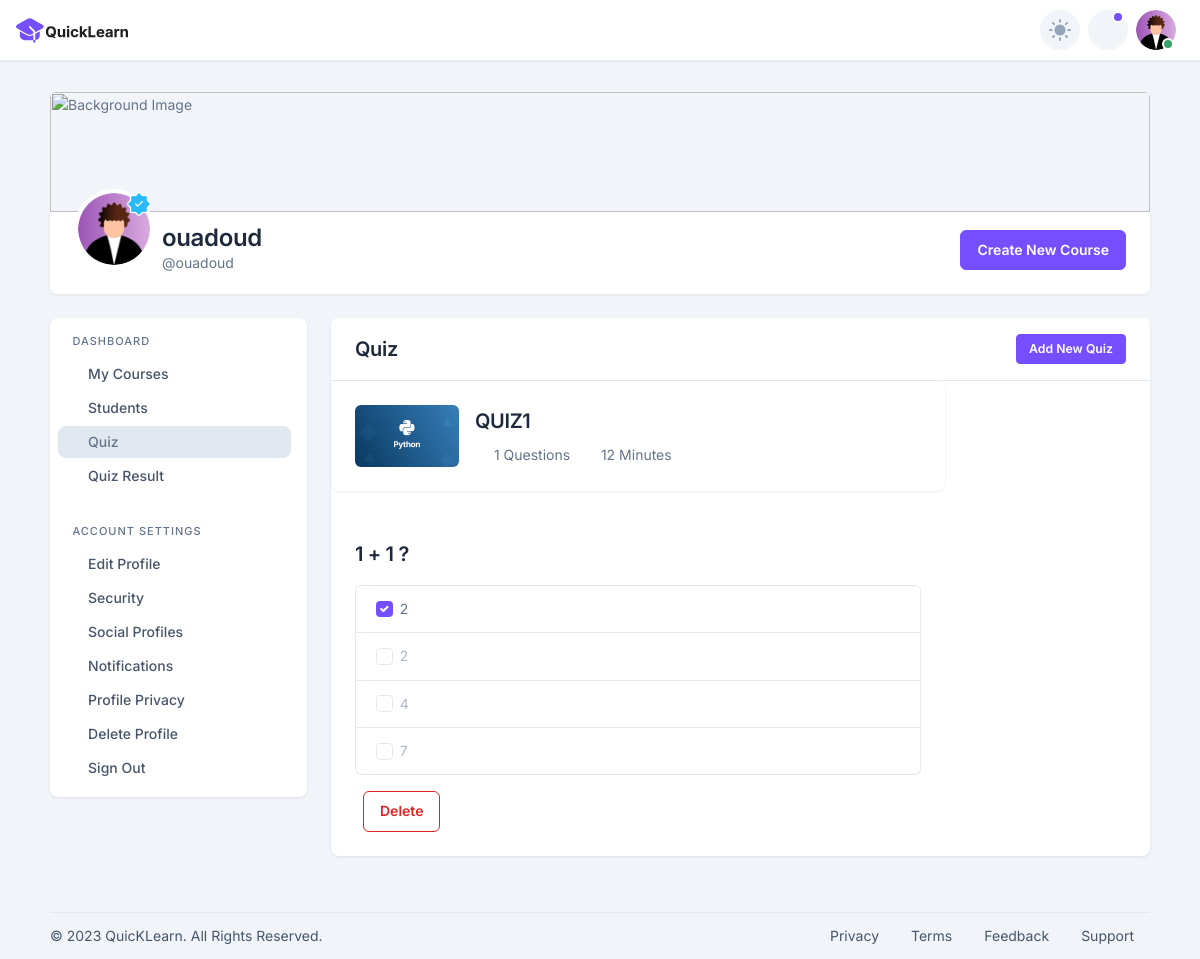
The page /quizpreview/37 (signed in) on the database its author committed.
### account/models.py (models this page shows, shortened)
class Account(AbstractBaseUser):
    email = models.EmailField(verbose_name="email", max_length=60, unique=True)
    username = models.CharField(max_length=30, unique=True)
    date_joined = models.DateTimeField(verbose_name="date joined", auto_now_add=True)
    last_login = models.DateTimeField(verbose_name="last login", auto_now=True)
    is_admin = models.BooleanField(default=False)
    is_active = models.BooleanField(default=True)
    is_staff = models.BooleanField(default=False)
    is_superuser = models.BooleanField(default=False)
    user_type = models.CharField(max_length=255, default="Student")
    first_name = models.CharField(max_length=30, null=True, blank=True)
    last_name = models.CharField(max_length=30, null=True, blank=True)
    phone = models.CharField(max_length=15, null=True, blank=True)
    address = models.CharField(max_length=255,default='')
    country = models.CharField(max_length=50,default='Morocco')
    picture = models.ImageField(upload_to='profile_pics', null=True, blank=True)
    USERNAME_FIELD = "email"
    REQUIRED_FIELDS = ["username", "user_type"]
    objects = MyAccountManager()

class Quiz(models.Model):
    course = models.ForeignKey(Course, on_delete=models.CASCADE)
    quiz_name = models.CharField(max_length=255,default="test quiz")
    quiz_duration = models.IntegerField(default=0)

class Course(models.Model):
    professor = models.ForeignKey(Professeur, on_delete=models.CASCADE, default=1)
    course_title = models.CharField(max_length=60 , unique=True)
    course_level = models.CharField(max_length=100)
    course_description = models.TextField()
    course_pdf = models.FileField(upload_to='pdfs/')
    video_url = models.URLField()
    cover_image = models.ImageField(upload_to='images/', blank=True)
    duration_hours = models.PositiveIntegerField(default=0)
    duration_minutes = models.PositiveIntegerField(default=0)
    created_date = models.DateTimeField(default=timezone.now)

class Question(models.Model):
    quiz = models.ForeignKey(Quiz, on_delete=models.CASCADE)
    question_text = models.CharField(max_length=255)

class Answer(models.Model):
    question = models.ForeignKey(Question, on_delete=models.CASCADE)
    response_text = models.CharField(max_length=255)
    is_correct = models.BooleanField(default=False)

### pages/views.py (the view)
# urls.py: path('quizpreview/<quiz_id>',views.quizpreview,name="quizpreview"),
def quizpreview(request,quiz_id):
    quiz = Quiz.objects.get(pk=quiz_id)
    context = {
        "quiz" : quiz
    }
    return render(request,'users/Professor/Quiz/quiz-preview.html',context)

### templates/users/Professor/Quiz/quiz-preview.html (shortened to what this page needs)
{% extends 'baseUser.html' %}
{% load static %}
{% block content %}
{% if demande_acces %}
<div class="alert alert-danger" role="alert">
  <h4 class="alert-heading">Please wait for approval</h4>
  <p>
    Your access request is currently pending approval. Once it's approved, you
    will be granted access.
  </p>
</div>
{% else %}
<main>
  <section class="pt-5 pb-5 animate__animated animate__fadeInUp">
    <div class="container">
      {% include 'parts/Professor-user-info.html' %}
      <div class="row mt-0 mt-md-4">
        <div class="col-lg-3 col-md-4 col-12">
          <nav
            class="navbar navbar-expand-md navbar-light shadow-sm mb-4 mb-lg-0 sidenav"
          >
            <div class="collapse navbar-collapse" id="sidenav">
              <div class="navbar-nav flex-column">
                <span class="navbar-header">Dashboard</span>
                <ul class="list-unstyled ms-n2 mb-4">
                  <li class="nav-item">
                    <a class="nav-link" href="{% url 'professordashbord' %}"
                      ><i class="fe fe-book nav-icon"></i>My Courses</a
                    >
                  </li>
                  <li class="nav-item">
                    <a class="nav-link" href="instructor-students.html"
                      ><i class="fe fe-user nav-icon"></i>Students</a
                    >
                  </li>
                  <li class="nav-item active">
                    <a class="nav-link" href="{% url 'quizhome' %}"
                      ><i class="fe fe-help-circle nav-icon"></i>Quiz</a
                    >
                  </li>
                  <li class="nav-item">
                    <a class="nav-link" href="instructor-quiz-result.html"
                      ><i class="fe fe-help-circle nav-icon"></i>Quiz Result</a
                    >
                  </li>
                </ul>
                <span class="navbar-header">Account Settings</span>
                <ul class="list-unstyled ms-n2 mb-0">
                  <li class="nav-item">
                    <a class="nav-link" href="profile-edit.html"
                      ><i class="fe fe-settings nav-icon"></i>Edit Profile</a
                    >
                  </li>
                  <li class="nav-item">
                    <a class="nav-link" href="security.html"
                      ><i class="fe fe-user nav-icon"></i>Security</a
                    >
                  </li>
                  <li class="nav-item">
                    <a class="nav-link" href="social-profile.html"
                      ><i class="fe fe-refresh-cw nav-icon"></i>Social
                      Profiles</a
                    >
                  </li>
                  <li class="nav-item">
                    <a class="nav-link" href="notifications.html"
                      ><i class="fe fe-bell nav-icon"></i>Notifications</a
                    >
                  </li>
                  <li class="nav-item">
                    <a class="nav-link" href="profile-privacy.html"
                      ><i class="fe fe-lock nav-icon"></i>Profile Privacy</a
                    >
                  </li>
                  <li class="nav-item">
                    <a class="nav-link" href="{% url 'delete_profile_page' %}"
                      ><i class="fe fe-trash nav-icon"></i>Delete Profile</a
                    >
                  </li>
                  <li class="nav-item">
                    <a class="nav-link" href="{% url 'logout' %}"
                      ><i class="fe fe-power nav-icon"></i>Sign Out</a
                    >
                  </li>
                </ul>
              </div>
            </div>
          </nav>
        </div>
        <div class="col-lg-9 col-md-8 col-12">
            <div class="card mb-4">
              <div class="card-header d-flex align-items-center justify-content-between">
                <div class="">
                  <h3 class="mb-0">Quiz</h3>
                </div>
                <div>
                  <a href="{% url 'addquiz' %}" class="btn btn-primary btn-sm">Add New Quiz</a>
                </div>
              </div>
              <div class="col-lg-9 col-md-8 col-12">
                <div class="card mb-4">
                  <div class="card-body">
                    <div class="d-lg-flex justify-content-between align-items-center">
                      <div class="d-flex align-items-center">
                        <a href="#"> <img src="{{ quiz.course.cover_image.url }}" alt="course"
                            class="rounded img-4by3-lg" ></a>
                        <div class="ms-3">
                          <h3 class="mb-2"><a href="#" class="text-inherit">{{quiz.quiz_name}}</a></h3>
                          <div>
                            <span><span class="me-2 align-middle"><i class="fe fe-list"></i></span>{{ quiz.question_set.count }}
                              Questions</span>
                            <span class="ms-2"><span class="me-2 align-middle"><i class="fe fe-clock"></i></span>{{quiz.quiz_duration}}
                              Minutes</span>
                          </div>
                        </div>
                      </div>
                    </div>
                  </div>
                </div>
<div class="card-body">
  {% for question in quiz.question_set.all %}
      <h3 class="mb-3">{{ question.question_text }}</h3>
      <div class="list-group">
          {% for answer in question.answer_set.all %}
              <div class="list-group-item list-group-item-action" aria-current="true">
                  <div class="form-check">
                      <input class="form-check-input" type="checkbox" name="flexCheckboxDefault" id="flexCheckboxDefault{{ forloop.parentloop.counter }}{{ forloop.counter }}"
                          {% if answer.is_correct %}checked{% else %}disabled{% endif %}>
                      <label class="form-check-label" for="flexCheckboxDefault{{ forloop.parentloop.counter }}{{ forloop.counter }}">
                          {{ answer.response_text }}
                      </label>
                  </div>
              </div>
          {% endfor %}
      </div>
      <div class="mt-3">
          <a href="{% url 'delete_question' question.id %}" class="btn btn-outline-danger ms-2">Delete</a>
      </div>
  {% endfor %}
</div>
              </div>
            </div>
          </div>
      </div>
    </div>
  </section>
</main>
{% endif %}
{% endblock %}

### templates/baseUser.html
{% include 'parts/head.html' %}
{% include 'users/NavbarUser.html' %}
{% block content%}
{% endblock content%}
{% include 'parts/Footer.html' %}

### templates/parts/head.html (shortened to what this page needs)
{% load static %}
<head>
    <link rel="stylesheet" href="../static/assets/libs/bootstrap-select/dist/css/bootstrap-select.min.css">
    <link rel="stylesheet" href="https://cdn.jsdelivr.net/npm/animate.css" />
    <link href="{% static 'assets/fonts/feather/feather.css' %}" rel="stylesheet">
    <link href="{% static 'assets/libs/bootstrap-icons/font/bootstrap-icons.css' %}" rel="stylesheet" />
    <link href="{% static 'assets/libs/%40mdi/font/css/materialdesignicons.min.css' %}" rel="stylesheet" />
    <link href="{% static 'assets/libs/simplebar/dist/simplebar.min.css' %}" rel="stylesheet">
    <link rel="stylesheet" href="{% static 'assets/css/style.css' %}">
    <link rel="stylesheet" href="{% static 'assets/css/theme.min.css' %}">
        <link href="{% static 'assets/libs/tiny-slider/dist/tiny-slider.css' %}" rel="stylesheet">
    </head>

### templates/users/NavbarUser.html (shortened to what this page needs)
{% load static %}
<nav class="navbar navbar-expand-lg">
	<div class="container-fluid px-0">
		{% if user.user_type == "student" %}
		<a class="navbar-brand" href="{% url 'studentdashbord' %}"><img
			src="{% static 'assets/images/brand/logo/quicklearn.svg' %}" alt="" class=""></a>
		{% elif user.user_type == "teacher" %}
		<a class="navbar-brand" href="{% url 'professordashbord' %}"><img
			src="{% static 'assets/images/brand/logo/quicklearn.svg' %}" alt="" class=""></a>
		{% endif %}
		<div class="ms-auto d-flex align-items-center order-lg-3">
			<div>
				<a href="#" class="form-check form-switch theme-switch btn btn-light btn-icon rounded-circle">
					<input class="form-check-input" type="checkbox" role="switch" id="flexSwitchCheckDefault">
				</a>
			</div>
			<ul class="navbar-nav navbar-right-wrap mx-2 flex-row">
				<li class="dropdown d-inline-block stopevent position-static">
					<a class="btn btn-light btn-icon rounded-circle text-muted indicator indicator-primary" href="#"
						role="button" id="dropdownNotificationSecond" data-bs-toggle="dropdown" aria-haspopup="true"
						aria-expanded="false">
						<i class="fe fe-bell"> </i>
					</a>
				</li>
				<li class="dropdown ms-2 d-inline-block position-static">
					<a class="rounded-circle" href="#" data-bs-toggle="dropdown" data-bs-display="static"
						aria-expanded="false">
						<div class="avatar avatar-md avatar-indicators avatar-online">
							<img alt="avatar" src="{{user.picture.url}}" class="rounded-circle">
						</div>
					</a>
				</li>
			</ul>
		</div>
	</div>
</nav>

### templates/parts/Professor-user-info.html
{% load static %}
<div class="row align-items-center">
  <div class="col-xl-12 col-lg-12 col-md-12 col-12">
    <div class="pt-16 rounded-top profile-bg">
      <img
        src="{% static 'assets/images/background/profile-bg.jpg' %}"
        alt="Background Image"
      />
    </div>
    <div
      class="card px-4 pt-2 pb-4 shadow-sm rounded-top-0 rounded-bottom-0 rounded-bottom-md-2"
    >
      <div class="d-flex align-items-end justify-content-between">
        <div class="d-flex align-items-center">
          <div
            class="me-2 position-relative d-flex justify-content-end align-items-end mt-n5"
          >
            <img
              src="{{user.picture.url}}"
              class="avatar-xl rounded-circle border border-4 border-white position-relative"
              alt="avatar"
            />
            <a
              href="#"
              class="position-absolute top-0 end-0"
              data-bs-toggle="tooltip"
              data-placement="top"
            >
              <img
                src="{% static 'assets/images/svg/checked-mark.svg' %}"
                alt="checked"
                height="30"
                width="30"
              />
            </a>
          </div>
          <div class="lh-1">
            <h2 class="mb-0">{{ request.user.username }}</h2>
            <p class="mb-0 d-block">@{{ request.user.username }}</p>
          </div>
        </div>
        <div>
          <a href="{% url 'addcourse' %}" class="btn btn-primary d-none d-md-block"
            >Create New Course</a
          >
        </div>
      </div>
    </div>
  </div>
</div>

### templates/parts/Footer.html (shortened to what this page needs)
{% load static %}
<footer class="footer">
    <div class="container">
        <div class="row align-items-center g-0 border-top py-2">
            <div class="col-md-6 col-12 text-center text-md-start">
                <span>© <span id="copyright">
                </span>QuicKLearn. All Rights Reserved.</span>
            </div>
            <div class="col-12 col-md-6">
                <nav class="nav nav-footer justify-content-center justify-content-md-end">
                    <a class="nav-link active ps-0" href="#">Privacy</a>
                    <a class="nav-link" href="#">Terms </a>
                    <a class="nav-link" href="#">Feedback</a>
                    <a class="nav-link" href="#">Support</a>
                </nav>
            </div>
        </div>
    </div>
</footer>

### QuikLearn/static/assets/css/style.css (style rules this page uses)
.profile-bg { position: relative; overflow: hidden; }
.profile-bg img { position: absolute; top: 0; left: 0; width: 100%; height: 100%; object-fit: cover; }

### rows shown on the page
Account: picture (placeholder picture), user.username "ouadoud"
Quiz: course.cover_image (picture), quiz_name "QUIZ1", question_set.count "1", quiz_duration "12"
Question: question_text "1 + 1 ?"
Answer: is_correct "☑", response_text "2"
Answer: response_text "2"
Answer: response_text "4"
Answer: response_text "7"
